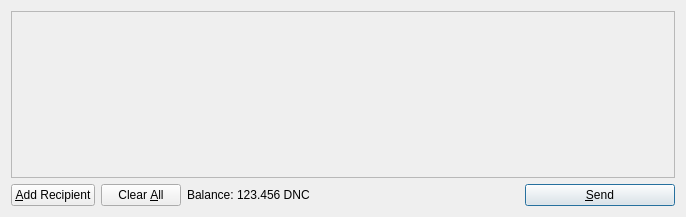
<?xml version="1.0" encoding="UTF-8"?>
<ui version="4.0">
 <class>SendCoinsDialog</class>
 <widget class="QDialog" name="SendCoinsDialog">
  <property name="geometry">
   <rect>
    <x>0</x>
    <y>0</y>
    <width>686</width>
    <height>217</height>
   </rect>
  </property>
  <property name="windowTitle">
   <string>Send Coins</string>
  </property>
  <layout class="QVBoxLayout" name="verticalLayout">
   <item>
    <widget class="QScrollArea" name="scrollArea">
     <property name="widgetResizable">
      <bool>true</bool>
     </property>
     <widget class="QWidget" name="scrollAreaWidgetContents">
      <property name="geometry">
       <rect>
        <x>0</x>
        <y>0</y>
        <width>666</width>
        <height>165</height>
       </rect>
      </property>
      <layout class="QVBoxLayout" name="verticalLayout_2">
       <property name="margin">
        <number>0</number>
       </property>
       <item>
        <layout class="QVBoxLayout" name="entries">
         <property name="spacing">
          <number>6</number>
         </property>
        </layout>
       </item>
       <item>
        <spacer name="verticalSpacer">
         <property name="orientation">
          <enum>Qt::Vertical</enum>
         </property>
         <property name="sizeHint" stdset="0">
          <size>
           <width>20</width>
           <height>40</height>
          </size>
         </property>
        </spacer>
       </item>
      </layout>
     </widget>
    </widget>
   </item>
   <item>
    <layout class="QHBoxLayout" name="horizontalLayout">
     <item>
      <widget class="QPushButton" name="addButton">
       <property name="toolTip">
        <string>Send to multiple recipients at once</string>
       </property>
       <property name="text">
        <string>&amp;Add Recipient</string>
       </property>
       <property name="icon">
        <iconset resource="../bitcoin.qrc">
         <normaloff>:/icons/add</normaloff>:/icons/add</iconset>
       </property>
       <property name="autoDefault">
        <bool>false</bool>
       </property>
      </widget>
     </item>
     <item>
      <widget class="QPushButton" name="clearButton">
       <property name="sizePolicy">
        <sizepolicy hsizetype="Minimum" vsizetype="Fixed">
         <horstretch>0</horstretch>
         <verstretch>0</verstretch>
        </sizepolicy>
       </property>
       <property name="toolTip">
        <string>Remove all transaction fields</string>
       </property>
       <property name="text">
        <string>Clear &amp;All</string>
       </property>
       <property name="icon">
        <iconset resource="../bitcoin.qrc">
         <normaloff>:/icons/remove</normaloff>:/icons/remove</iconset>
       </property>
       <property name="autoRepeatDelay">
        <number>300</number>
       </property>
       <property name="autoDefault">
        <bool>false</bool>
       </property>
      </widget>
     </item>
     <item>
      <layout class="QHBoxLayout" name="horizontalLayout_2">
       <property name="spacing">
        <number>3</number>
       </property>
       <item>
        <widget class="QLabel" name="label">
         <property name="text">
          <string>Balance:</string>
         </property>
        </widget>
       </item>
       <item>
        <widget class="QLabel" name="labelBalance">
         <property name="cursor">
          <cursorShape>IBeamCursor</cursorShape>
         </property>
         <property name="text">
          <string>123.456 DNC</string>
         </property>
         <property name="textInteractionFlags">
          <set>Qt::LinksAccessibleByMouse|Qt::TextSelectableByKeyboard|Qt::TextSelectableByMouse</set>
         </property>
        </widget>
       </item>
      </layout>
     </item>
     <item>
      <spacer name="horizontalSpacer">
       <property name="orientation">
        <enum>Qt::Horizontal</enum>
       </property>
       <property name="sizeHint" stdset="0">
        <size>
         <width>40</width>
         <height>20</height>
        </size>
       </property>
      </spacer>
     </item>
     <item>
      <widget class="QPushButton" name="sendButton">
       <property name="minimumSize">
        <size>
         <width>150</width>
         <height>0</height>
        </size>
       </property>
       <property name="toolTip">
        <string>Confirm the send action</string>
       </property>
       <property name="text">
        <string>&amp;Send</string>
       </property>
       <property name="icon">
        <iconset resource="../bitcoin.qrc">
         <normaloff>:/icons/send</normaloff>:/icons/send</iconset>
       </property>
       <property name="default">
        <bool>true</bool>
       </property>
      </widget>
     </item>
    </layout>
   </item>
  </layout>
 </widget>
 <resources>
  <include location="../bitcoin.qrc"/>
 </resources>
 <connections/>
</ui>
